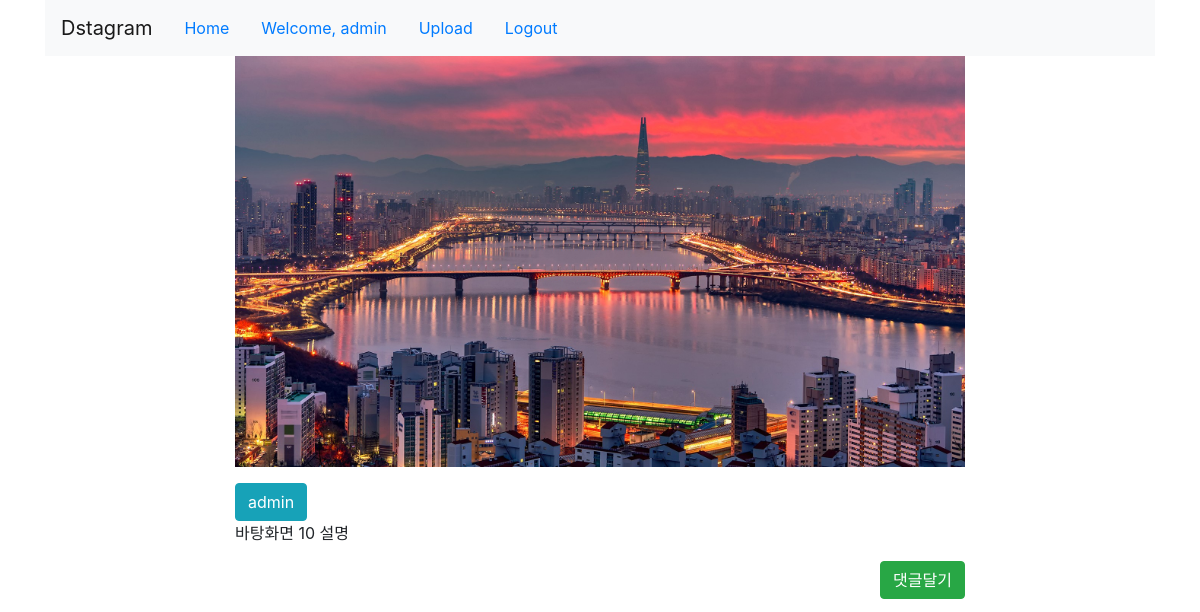
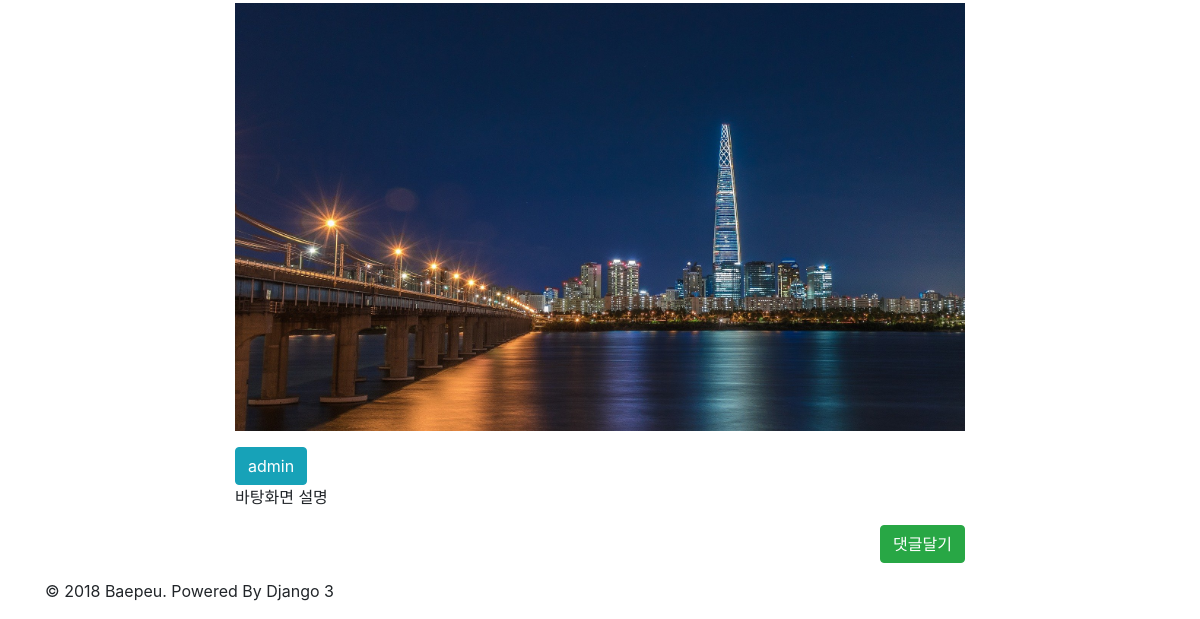
The app's page / (signed in), older data (2 pictures, top to bottom).
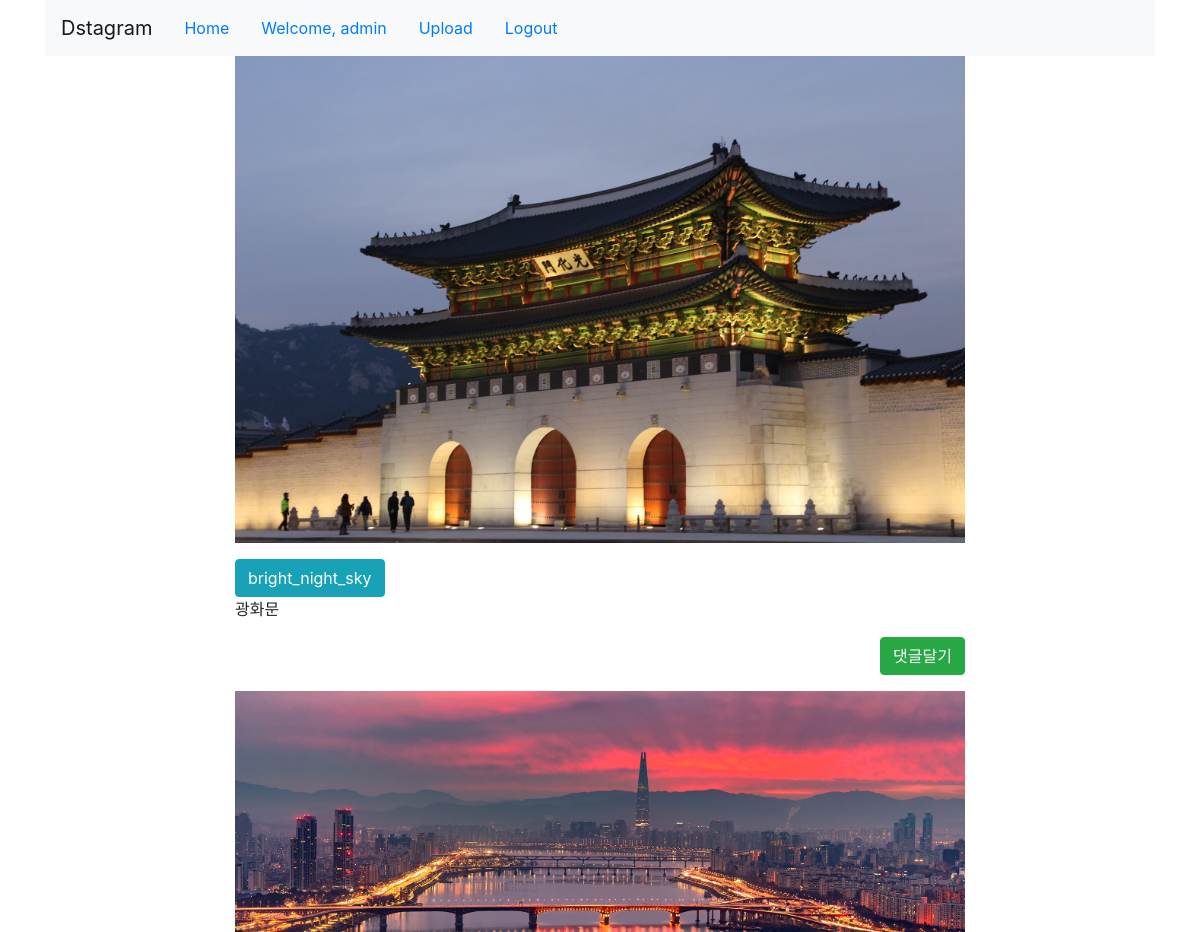
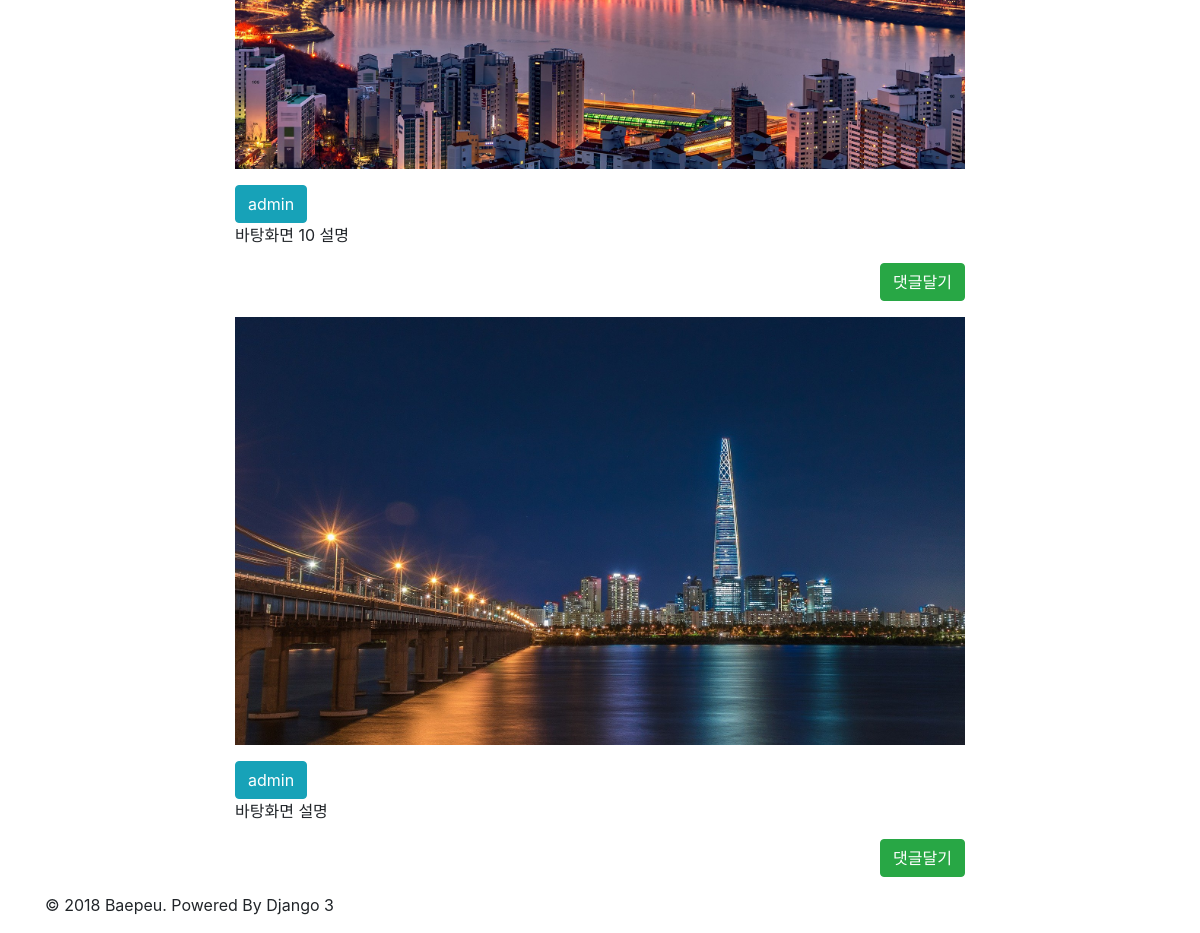
The same page, newer data (2 pictures, top to bottom).
### photo/models.py (models this page shows, shortened)
class Photo(models.Model):
    author = models.ForeignKey(User, on_delete=models.CASCADE, related_name='user_photos')
    photo = models.ImageField(upload_to='photos/%Y/%m/%d', default='photos/no_image.png')
    text = models.TextField()
    created = models.DateTimeField(auto_now_add=True)
    updated = models.DateTimeField(auto_now=True)
    class Meta:
        ordering = ['-updated']

### photo/views.py (the view)
# urls.py: path('', photo_list, name='photo_list'),
@login_required
def photo_list(request):
    photos = Photo.objects.all() # objects는 ORM 매니저이다. all()은 전부 다 달라는 쿼리이다.
    return render(request, 'photo/list.html', {'photos': photos})

### photo/templates/photo/list.html (shortened to what this page needs)
{% extends 'base.html' %}
{% block content %}
    {% for post in photos %}
        <div class="row">
            <div class="col-md-2"></div>
            <div class="col-md-8 panel panel-default">
                <p><img src="{{ post.photo.url }}" style="width:100%;"></p>
                <button type="button" class="btn btn-xs btn-info">
                    {{ post.author.username }}
                </button>
                <p>{{ post.text|linebreaksbr }}</p>
                <p class="text-right">
                    <a href="{% url 'photo:photo_detail' pk=post.id %}" class="btn btn-xs btn-success">댓글달기</a>
                </p>
            </div>
            <div class="col-md-2"></div>
        </div>
    {% endfor %}
{% endblock %}

### templates/base.html (shortened to what this page needs)
<!DOCTYPE html>
<html lang="en">
<head>
    <link rel="stylesheet" href="https://cdn.jsdelivr.net/npm/bootstrap@4.5.3/dist/css/bootstrap.min.css">
</head>
<body>
    <div class="container">
        <header class="header clearfix">
            <nav class="navbar navbar-expand-lg navbar-light bg-light">
                <a class="navbar-brand" href="/">Dstagram</a>
                <ul class="nav">
                    <li class="nav-item"><a href="/" class="active nav-link">Home</a></li>
                    {% if user.is_authenticated %}
                        <li class="nav-item"><a href="#" class="nav-link">Welcome, {{ user.get_username }}</a></li>
                        <li class="nav-item"><a href="{% url 'photo:photo_upload' %}" class="nav-link">Upload</a></li>
                        <li class="nav-item"><a href="{% url 'logout' %}" class="nav-link">Logout</a></li>
                    {% endif %}
                </ul>
            </nav>
        </header>
        {% block content %}
        {% endblock %}
        <footer class="footer">
            <p>&copy; 2018 Baepeu. Powered By Django 3</p>
        </footer>
    </div>
</body>
</html>

Row changes from the older to the newer data that the page shows:
added Photo: photo (picture), author.username "bright_night_sky", text "광화문"
